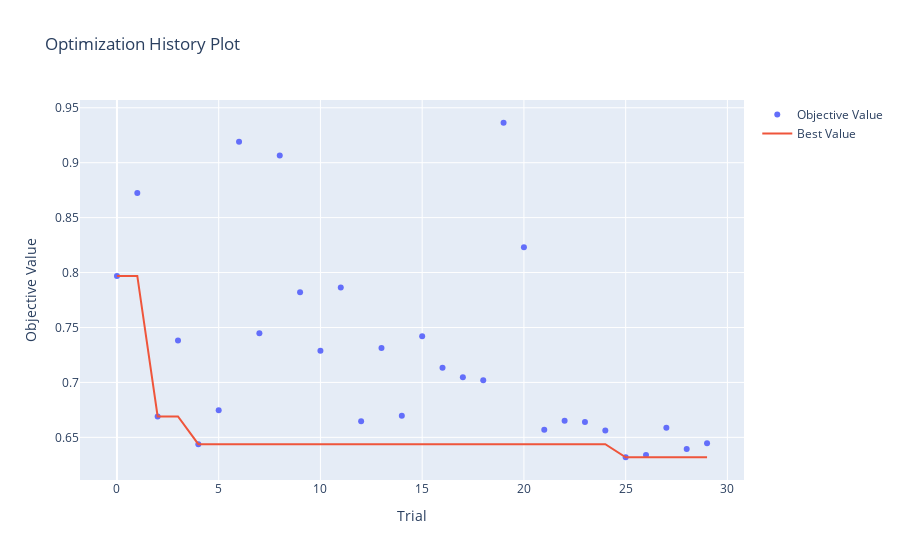

The notebook cell this image was saved under:
### Code cell
# 하이퍼파라미터 최적화 과정을 확인
optuna.visualization.plot_optimization_history(study_xgb)

### Figure 1 — Plotly figure (JSON) as saved in the notebook; plotly's stock layout.template omitted (floating-point values rounded to 4 significant figures)
{"data": [{"mode": "markers", "name": "Objective Value", "type": "scatter", "x": [0, 1, 2, 3, 4, 5, 6, 7, 8, 9, 10, 11, 12, 13, 14, 15, 16, 17, 18, 19, 20, 21, 22, 23, 24, 25, 26, 27, 28, 29], "y": [0.7969, 0.8723, 0.6691, 0.7381, 0.6438, 0.6746, 0.919, 0.7447, 0.9064, 0.782, 0.7287, 0.7864, 0.6647, 0.7314, 0.6697, 0.742, 0.7134, 0.7048, 0.702, 0.9364, 0.823, 0.6568, 0.665, 0.664, 0.6563, 0.6319, 0.634, 0.6588, 0.6393, 0.6445]}, {"mode": "lines", "name": "Best Value", "type": "scatter", "x": [0, 1, 2, 3, 4, 5, 6, 7, 8, 9, 10, 11, 12, 13, 14, 15, 16, 17, 18, 19, 20, 21, 22, 23, 24, 25, 26, 27, 28, 29], "y": [0.7969, 0.7969, 0.6691, 0.6691, 0.6438, 0.6438, 0.6438, 0.6438, 0.6438, 0.6438, 0.6438, 0.6438, 0.6438, 0.6438, 0.6438, 0.6438, 0.6438, 0.6438, 0.6438, 0.6438, 0.6438, 0.6438, 0.6438, 0.6438, 0.6438, 0.6319, 0.6319, 0.6319, 0.6319, 0.6319]}, {"marker": {"color": "#cccccc"}, "mode": "markers", "name": "Infeasible Trial", "showlegend": false, "type": "scatter", "x": [], "y": []}], "layout": {"title": {"text": "Optimization History Plot"}, "xaxis": {"title": {"text": "Trial"}}, "yaxis": {"title": {"text": "Objective Value"}}}}
